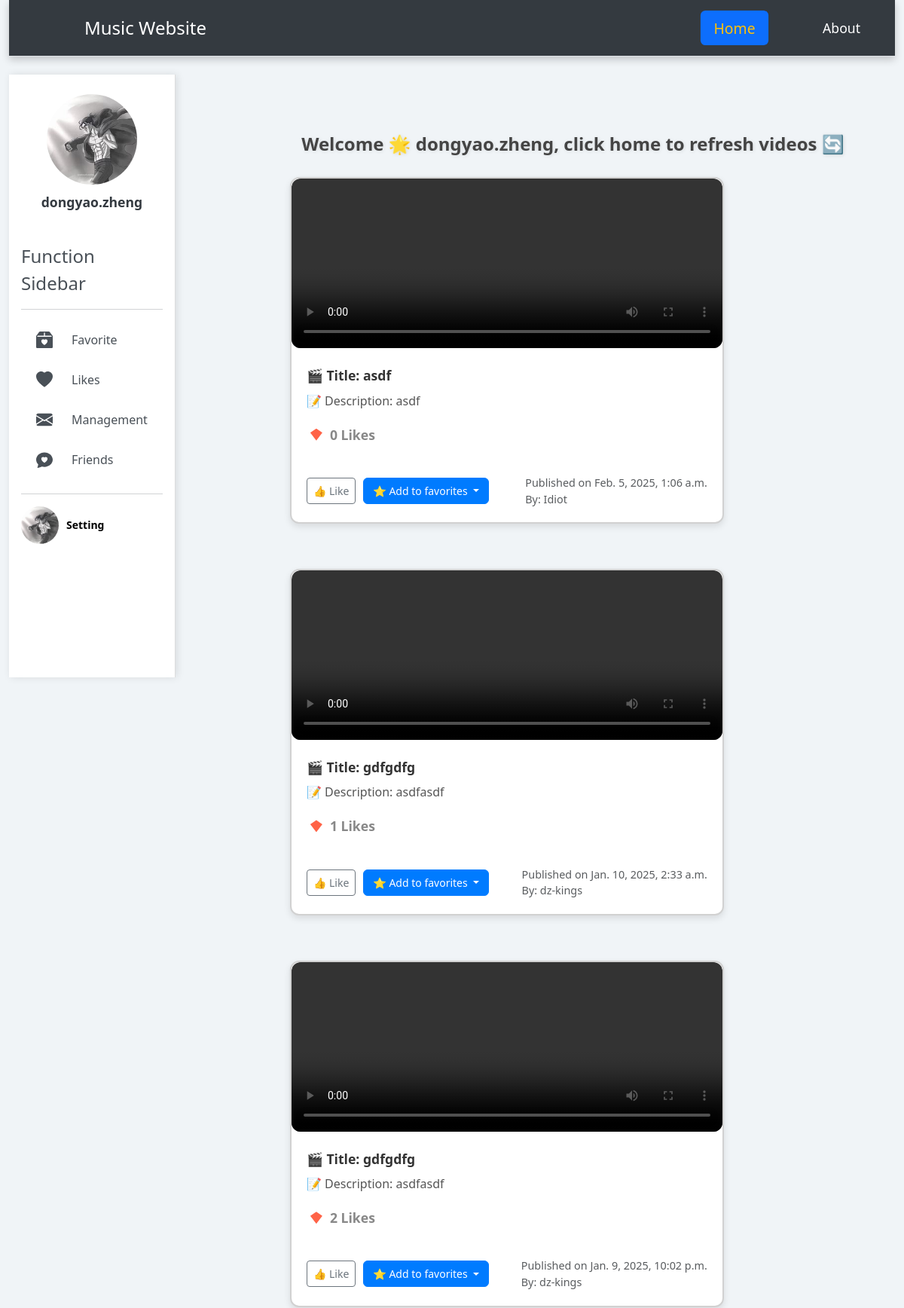
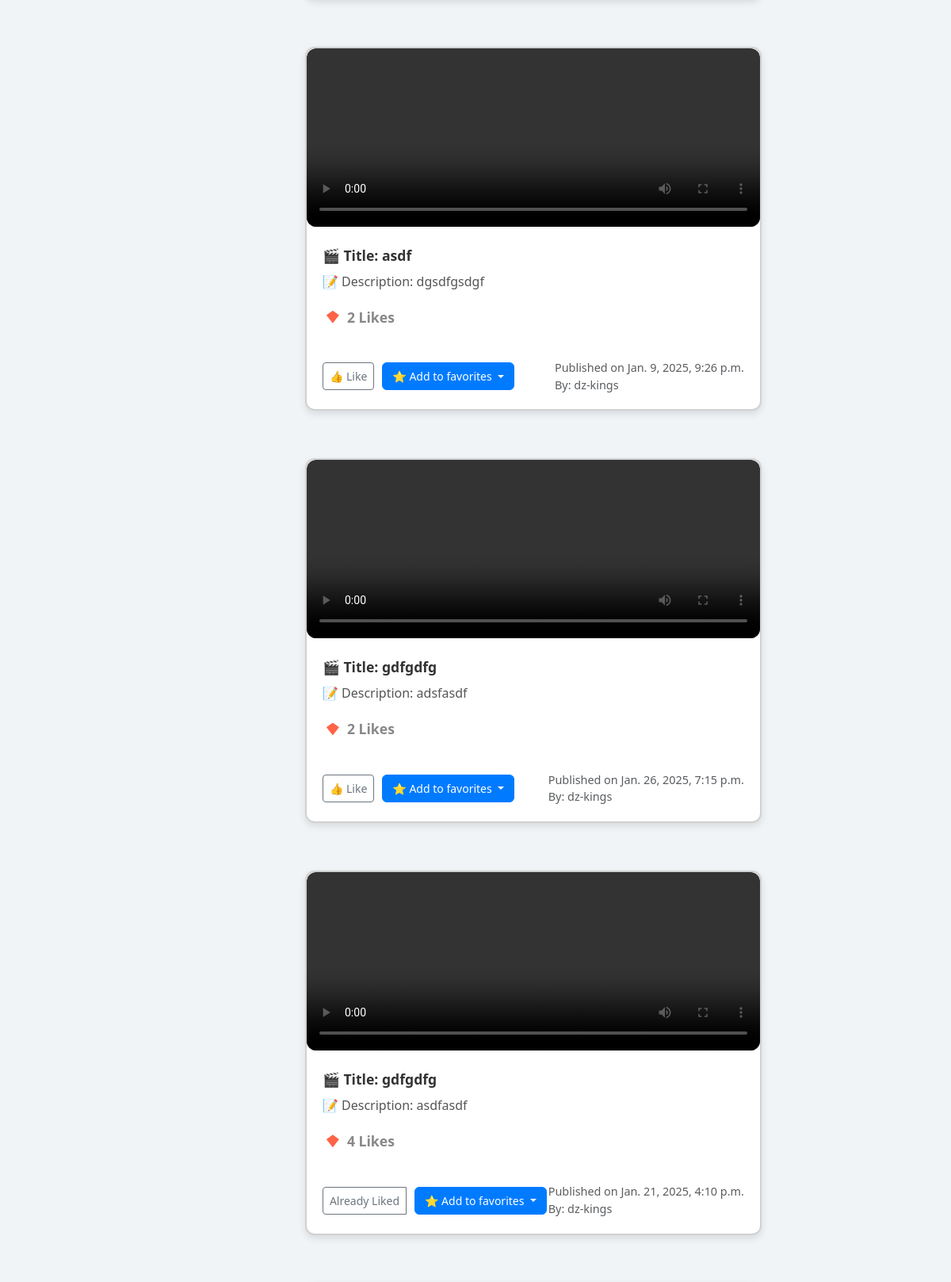
Screenshot of /mainpage/user_mainpage (signed in, upper part) with the database file from the repository (2 pictures, top to bottom).
### user/models.py (models this page shows)
class management(models.Model):
    user=models.ForeignKey(User,related_name="management_set",on_delete=models.CASCADE)
    title=models.CharField(max_length=200)
    description=models.CharField(max_length=20000)
    upload_time=models.DateTimeField(auto_now_add=True)
    video=models.FileField(upload_to="videos/")

### mainpage/views.py (the view, shortened to what this page needs)
# urls.py: path('user_mainpage',views.user_mainpage,name='user_mainpage'),
def user_mainpage(request):
    videos=management.objects.all().order_by('?')[:8]
    videos_with_likes = []
    for video in videos:
        like_count = likess.objects.filter(video=video).count()
        videos_with_likes.append({'video': video, 'like_count': like_count})
    folders=folderss.objects.filter(user=request.user)
    user=request.user
    avatar=user.avatars.avatar
    liked_videos=likess.objects.filter(user=user).values_list('video',flat=True)
    context = {'user':user,'videos':videos,'folders':folders,'avatar':avatar,'liked_videos':liked_videos,'videos_with_likes':videos_with_likes}
    return render(request, "user_mainpage.html", context)

### templates/user_mainpage.html (shortened to what this page needs)
{% extends 'mainpage_template.html' %}
{% block body1 %}
<p class="welcome-text">Welcome 🌟 {{ user.username }}, click home to refresh videos 🔄</p>
<div class="container">
    <div class="row" style="display: flex; flex-wrap: wrap; gap: 20px; justify-content: flex-start;">
        {% for item in videos_with_likes %}
        <div class="col-12 col-md-6 col-lg-4 video-card">
            <div class="card">
                <a href="{% url 'user:view_specific_video' item.video.id %}" class="card-img-top">
      {% if '.mp3' in item.video.video.url or '.wav' in item.video.video.url %}
                    <img src="/media/avatars/default_cover_image.jpg" width="100%" height="225" alt="Audio Cover Image">
                    <audio controls>
                        <source src="{{ item.video.video.url }}" type="audio/mpeg">
                        Your browser does not support the audio element.
                    </audio>
                {% else %}
                <video width="100%" height="225" controls>
                        <source src="{{ item.video.video.url }}" type="video/mp4">
                    </video>
                {% endif %}
                </a>
                <div class="card-body">
                    <h5 class="card-title">Title: {{ item.video.title }}</h5>
                    <p class="card-text">Description: {{ item.video.description }}</p>
                    <div class="like-section">
                        <span class="heart-icon"></span>
                        <span class="like-count">{{ item.like_count }} Likes</span>
                    </div>
                </div>
                <div class="card-body">
                    <div class="d-flex justify-content-between align-items-center">
                        <div class="btn-group">
                            {% if item.video.id in liked_videos %}
                                <button type="submit" class="btn btn-sm btn-outline-secondary" name="like">Already Liked</button>
                            {% else %}
                                <form action="" method="post">
                                    <button type="submit" class="btn btn-sm btn-outline-secondary" name="like">👍 Like</button>
                                </form>
                            {% endif %}
                            <form action="" method="post">
                                <div class="dropdown">
                                    <button class="btn btn-secondary dropdown-toggle" type="button" data-bs-toggle="dropdown" aria-expanded="false">
                                        ⭐ Add to favorites
                                    </button>
                                </div>
                            </form>
                        </div>
                        <small class="text-body-secondary">Published on {{ item.video.upload_time }}<br> By: {{ item.video.user.username }}</small>
                    </div>
                </div>
            </div>
        </div>
        {% endfor %}
    </div>
</div>
{% endblock %}

### templates/mainpage_template.html (shortened to what this page needs)
<!DOCTYPE html>
<html lang="en">
<head>
    <link href="https://cdn.jsdelivr.net/npm/bootstrap@5.3.3/dist/css/bootstrap.min.css"
          rel="stylesheet"
>
</head>
<body onload="fadeIn()">
    {% if user.is_authenticated %}
    <div class="container-fluid">
        <header class="d-flex flex-wrap justify-content-between py-3 mb-4 border-bottom navbar">
            <a href="" class="d-flex align-items-center mb-3 mb-md-0 me-md-auto link-body-emphasis text-decoration-none" style="margin-left: 70px">
                <span class="fs-4 text-white">Music Website</span>
            </a>
            <ul class="nav nav-pills">
                <li class="nav-item"><a href="{% url 'mainpage:user_mainpage' %}" class="nav-link active" aria-current="page">Home</a></li>
                <li class="nav-item"><a href="#" class="nav-link">About</a></li>
            </ul>
        </header>
        <div class="d-flex">
            <div class="sidebar p-3">
                <div class="user-info">
                    <img src="{{ avatar.url|default:'/media/avatars/default.jpg' }}" alt="User Avatar" style="width:120px;height:120px">
                    <strong>{{ user.username|truncatechars:20 }}</strong>
                </div>
                <span class="fs-4 mb-3">Function Sidebar</span>
                <hr>
                <ul class="nav flex-column">
                    <li>
                        <a href="{% url 'user:flavorite' %}" class="nav-link">
                            <span>Favorite</span>
                        </a>
                    </li>
                    <li>
                        <a href="{% url 'user:likes' %}" class="nav-link">
                            <svg xmlns="http://www.w3.org/2000/svg" width="22" height="22" fill="currentColor" class="bi bi-heart-fill" viewBox="0 0 16 16">
                                <path fill-rule="evenodd" d="M8 1.314C12.438-3.248 23.534 4.735 8 15-7.534 4.736 3.562-3.248 8 1.314"/>
                            </svg>
                            <span>Likes</span>
                        </a>
                    </li>
                    <li>
                        <a href="{% url 'user:management' %}" class="nav-link">
                            <span>Management</span>
                        </a>
                    </li>
                    <li>
                        <a href="{% url 'user:friends' %}" class="nav-link">
                            <span>Friends</span>
                        </a>
                    </li>
                </ul>
                <hr>
                <div class="dropdown">
                    <a href="#" class="d-flex align-items-center text-decoration-none dropdown-toggle" data-bs-toggle="dropdown" aria-expanded="false">
                        <img src="{{ avatar.url }}" alt="User Avatar" class="rounded-circle" style="width: 50px; height: 50px; object-fit: cover; margin-right: 10px">
                        <strong style="color:black">Setting</strong>
                    </a>
                </div>
            </div>
            <div class="main-content">
                <br>
                {% block body1 %}{% endblock %}
            </div>
        </div>
    </div>
    {% endif %}
</body>
</html>

### templates/mainpage_template.html (style rules this page uses)
body { background-color: #f0f4f7; font-family: 'Segoe UI', Tahoma, Geneva, Verdana, sans-serif; color: #495057; transition: all 0.3s ease; opacity: 0; transition: opacity 0.3s ease-in-out; }
.navbar { background-color: #343a40; box-shadow: 0 4px 10px rgba(0, 0, 0, 0.2); padding: 15px 30px; }
.navbar .nav-link { color: #fff !important; font-size: 1.1rem; transition: color 0.3s ease, transform 0.3s ease; }
.navbar .nav-link.active { color: #ffc107 !important; transform: scale(1.1); }
.navbar .nav-item + .nav-item { margin-left: 20px; }
.sidebar { background-color: #ffffff; border-right: 1px solid #ddd; box-shadow: 2px 0 10px rgba(0, 0, 0, 0.1); height: 100vh; padding-top: 30px; width: 300px; transition: all 0.3s ease; }
.sidebar .nav-link { color: #495057; padding: 12px 20px; border-radius: 8px; margin-bottom: 5px; transition: background-color 0.3s ease, transform 0.3s ease; }
.sidebar .user-info { text-align: center; margin-bottom: 30px; padding: 10px; }
.sidebar .user-info img { width: 80px; height: 80px; object-fit: cover; border-radius: 50%; margin-bottom: 10px; }
.sidebar .user-info strong { display: block; font-size: 1.1rem; color: #343a40; font-weight: bold; }
.main-content { margin-left: 100px; padding: 30px; transition: margin-left 0.3s ease; }
.card { margin-bottom: 20px; border-radius: 12px; box-shadow: 0 4px 20px rgba(0, 0, 0, 0.1); transition: transform 0.3s ease; background-color: #ffffff; }
.sidebar .nav-link span { margin-left: 10px; font-size: 1rem; }
.sidebar .nav-link { display: flex; align-items: center; }
.sidebar .nav-link svg { width: 22px; height: 22px; fill: currentColor; margin-right: 15px; }
.navbar a { font-weight: 500; }
.main-content { font-size: 1rem; color: #343a40; }

### templates/user_mainpage.html (style rules this page uses)
.d-flex button { height: 35px; }
.card { border-radius: 12px; box-shadow: 0 4px 10px rgba(0, 0, 0, 0.1); overflow: hidden; width: 100%; position: relative; border: 2px solid #d1d1d1; background-color: #ffffff; transition: transform 0.3s ease, box-shadow 0.3s ease, border-color 0.3s ease; }
.card-img-top video { border-radius: 12px; width: 100%; height: 225px; object-fit: contain; }
.card-body { padding: 20px; }
.card-title { font-size: 1.1rem; font-weight: bold; color: #333; margin-bottom: 10px; transition: color 0.3s ease; }
.card-title::before { content: "🎬 "; }
.card-text { font-size: 1rem; color: #555; margin-bottom: 20px; transition: color 0.3s ease; }
.card-text::before { content: "📝 "; }
.btn-group .btn { font-size: 0.875rem; transition: all 0.3s ease; }
.btn-outline-secondary { border-color: #6c757d; color: #6c757d; transition: all 0.3s ease; }
.btn-secondary { background-color: #007bff; border-color: #007bff; color: white; transition: all 0.3s ease; }
.dropdown-toggle { font-size: 0.875rem; color: #fff; }
.text-body-secondary { font-size: 0.9rem; color: #777; }
.video-card { width: 600px; margin: 10px; }
.btn-group { display: flex; gap: 10px; }
.btn-group .btn { margin: 0; }
.welcome-text { font-size: 1.5rem; font-weight: bold; color: #444; text-align: center; margin-top: 20px; text-shadow: 1px 1px 5px rgba(0, 0, 0, 0.1); }
.like-count { font-size: 1rem; color: #888; margin-left: 10px; font-weight: bold; }
.like-section { display: flex; align-items: center; font-size: 1rem; color: #ff6347; }
.like-count { font-size: 1.1rem; }
.heart-icon { width: 16px; height: 16px; background-color: #ff6347; clip-path: polygon(50% 0%, 0% 35%, 50% 100%, 100% 35%); margin-left: 5px; display: inline-block; }

### rows the page displays
management: video "asdf", video.description "asdf", like_count "0", video.upload_time "Feb. 5, 2025, 1:06 a.m.", video.user.username "Idiot"
management: video "gdfgdfg", video.description "asdfasdf", like_count "1", video.upload_time "Jan. 10, 2025, 2:33 a.m.", video.user.username "dz-kings"
management: video "gdfgdfg", video.description "asdfasdf", like_count "2", video.upload_time "Jan. 9, 2025, 10:02 p.m.", video.user.username "dz-kings"
management: video "asdf", video.description "dgsdfgsdgf", like_count "2", video.upload_time "Jan. 9, 2025, 9:26 p.m.", video.user.username "dz-kings"
management: video "gdfgdfg", video.description "adsfasdf", like_count "2", video.upload_time "Jan. 26, 2025, 7:15 p.m.", video.user.username "dz-kings"
management: video "gdfgdfg", video.description "asdfasdf", like_count "4", shows "Already Liked", video.upload_time "Jan. 21, 2025, 4:10 p.m.", video.user.username "dz-kings"

### other values shown
{{ user.username|truncatechars:20 }} "dongyao.zheng"
{{ user.username }} "dongyao.zheng"
